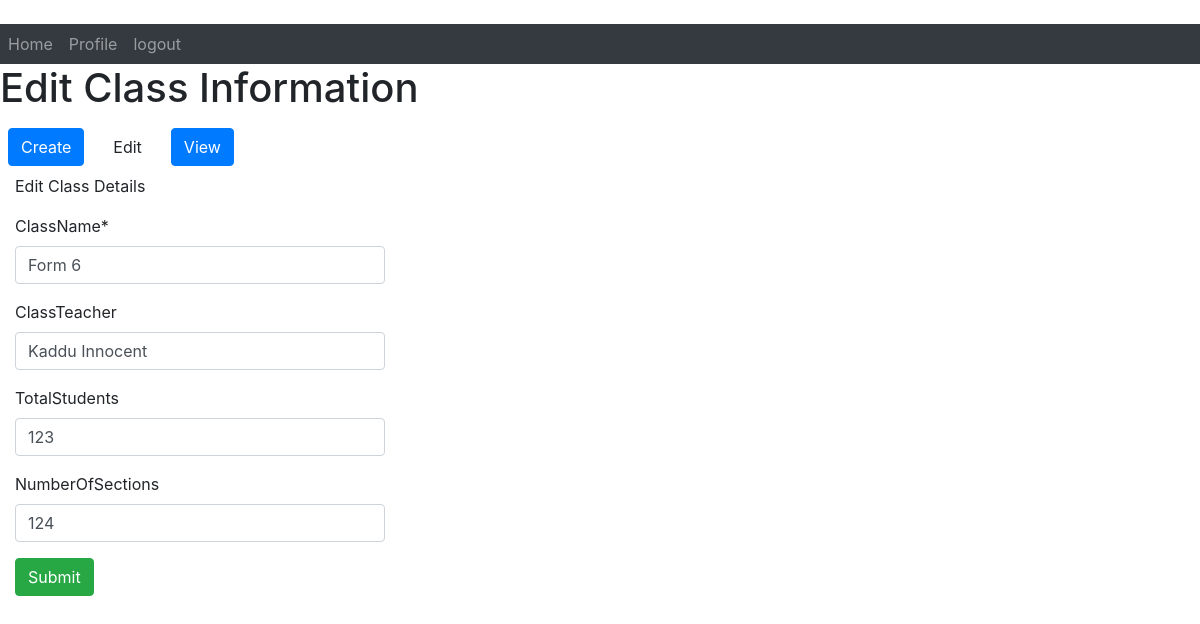
The app's page /accounts/editclassinformation/12, older data.
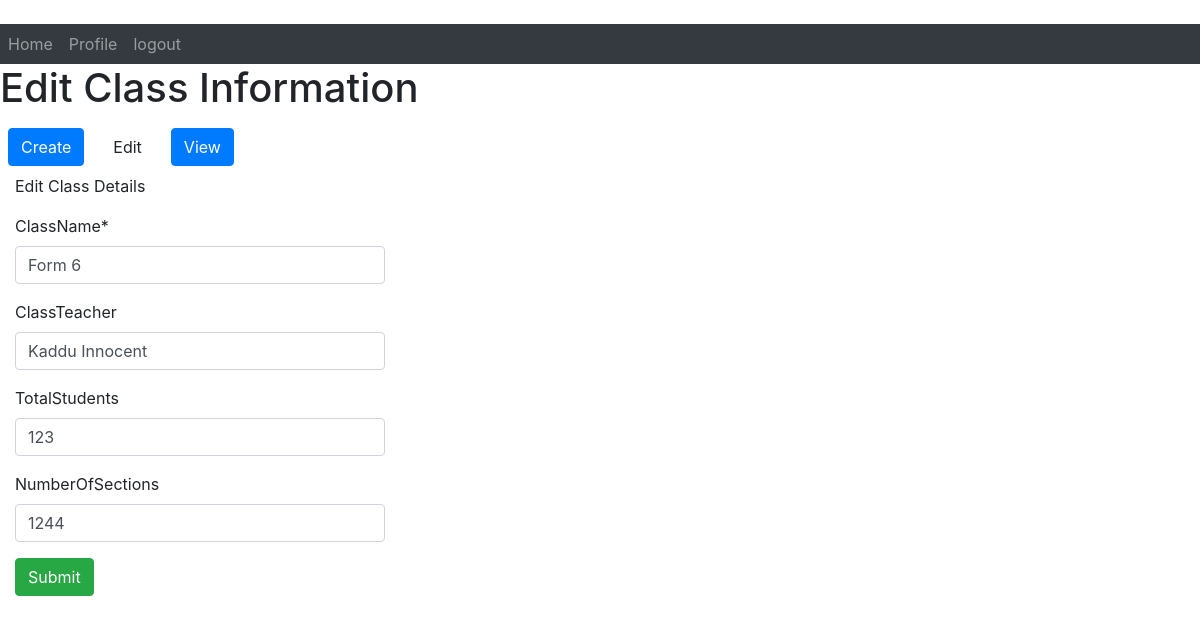
The same page, newer data.
### accounts/models.py (models this page shows)
class Classinformation(models.Model):
    ClassName = models.CharField(max_length=130)
    ClassTeacher = models.CharField(max_length=30, blank=True)
    TotalStudents = models.CharField(max_length=30, blank=True)
    NumberOfSections = models.CharField(max_length=30, blank=True)

### accounts/views.py (the view)
# urls.py: url(r'^editclassinformation/(?P<pk>\d+)', views.editclassinformation, name="editclassinformation"),
def editclassinformation(request, pk):
    item = get_object_or_404(Classinformation, id=pk)
    if request.method == "POST":
        form =  EditinformationForm(request.POST, instance=item)
        if form.is_valid():
            form.save()
            return redirect('viewclassinformation')
    else:
        form =  EditinformationForm(instance=item)
        return render(request, 'accounts/editclassinformation.html', {'form': form})

### accounts/forms.py
class EditinformationForm(forms.ModelForm):
    class Meta:
        model = Classinformation
        fields = ('ClassName', 'ClassTeacher', 'TotalStudents', 'NumberOfSections')

### accounts/templates/accounts/editclassinformation.html (shortened to what this page needs)
{% extends 'base.html' %}
{% block body %}
<h1>Edit Class Information</h1>
<nav class="nav navbar-expand">
  <ul class="navbar-nav mr-auto">
    <li class="nav-item">
    <a class="nav-link" href="{% url 'createclassinformation' %}"><button class="btn btn-primary">Create</button></a>
    </li>
    <li class="nav-item">
    <a class="nav-link" href="#"><button class="btn btn-default">Edit</button></a>
    </li>
    <li class="nav-item">
    <a class="nav-link" href="{% url 'viewclassinformation' %}"><button class="btn btn-primary">View</button></a>
    </li
  </ul>
</nav>
{% load crispy_forms_tags %}
<div class="col-lg-4" style="float:left">
<form method="post" enctype="multipart/form-data">
<p>Edit Class Details</p>
  {{ form|crispy}}
<button type="submit" class="btn btn-success">Submit</button>
</div>
{% endblock %}

Row changes from the older to the newer data that the page shows:
changed Classinformation "Form 6": NumberOfSections "124" → "1244"
